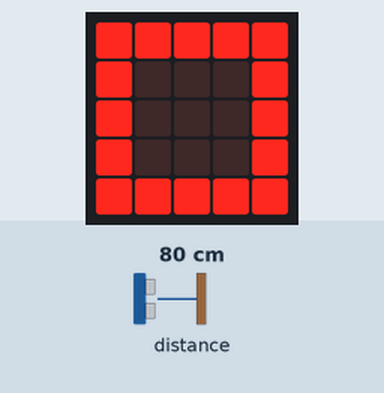
Recording of a program running on a simulated BBC micro:bit (MakeCode). Parts: the board's 5×5 LED display. Inputs (shaded band) come from the test bench; at power-on: distance to the obstacle 80 cm. Audio playback is drawn as a buzzer.

Above: at 3.5 s.
3.6 s: distance to the obstacle set to 11 cm
5.3 s: distance to the obstacle set to 8 cm
At 5.9 s:
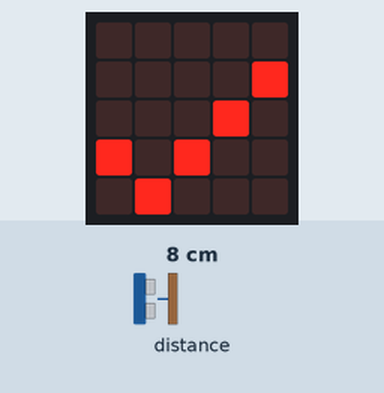
Timing chart, 0 to 8.3 s (numbered marks = the images above; inputs shaded):
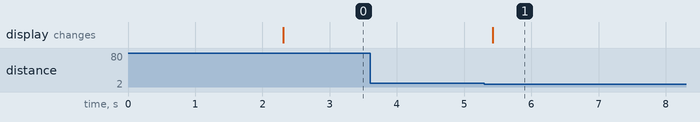

The program:

main.ts
```typescript
mp3v3.initialiser(SerialPin.P1, SerialPin.P0)
mp3v3.volume(20)
basic.forever(function () {
    if (grove.measureInCentimetersV2(DigitalPin.P2) < 10) {
        basic.showIcon(IconNames.Yes)
        mp3v3.jouer(1)
        basic.pause(5000)
    } else {
        basic.showIcon(IconNames.Square)
        mp3v3.arreter()
    }
})
```

custom.ts
```typescript
//% weight=100 color=#E5007D icon="\uf001"
//% block="MP3 Grove v3"
namespace mp3v3 {
    function envoyer(cmd: number, data: number[]) {
        let len = data.length + 3
        let somme = len + cmd
        let buf = [0x7E, len, cmd]
        for (let d of data) {
            buf.push(d)
            somme += d
        }
        buf.push(somme & 0xFF)
        buf.push(0xEF)
        serial.writeBuffer(Buffer.fromArray(buf))
    }
    //% block="MP3 initialiser TX %tx RX %rx"
    //% tx.defl=SerialPin.P1 rx.defl=SerialPin.P0
    export function initialiser(tx: SerialPin, rx:
        SerialPin) {
        serial.redirect(tx, rx, BaudRate.BaudRate9600)
        basic.pause(2000)
    }
    //% block="MP3 volume %v"
    //% v.min=0 v.max=31 v.defl=20
    export function volume(v: number) {
        envoyer(0xAE, [v])
        basic.pause(300)
    }
    //% block="MP3 jouer la piste %n"
    //% n.min=1 n.max=255 n.defl=1
    export function jouer(n: number) {
        envoyer(0xA2, [0, n])
    }
    //% block="MP3 arrêter"
    export function arreter() {
        envoyer(0xAB, [])
    }
}
```

test.ts
```typescript
// les tests vont ici ; cela ne sera pas compilé si ce paquet est utilisé en tant qu'extension.
```

Measured:
- the behaviour switches between 10 and 9 cm on distance to the obstacle (found by bisection; images 0 and 1)
- after the input at 3.6 s, every drawn part: stays the same
- after the input at 5.3 s, the display: changes after 0.12 s (image 1)
